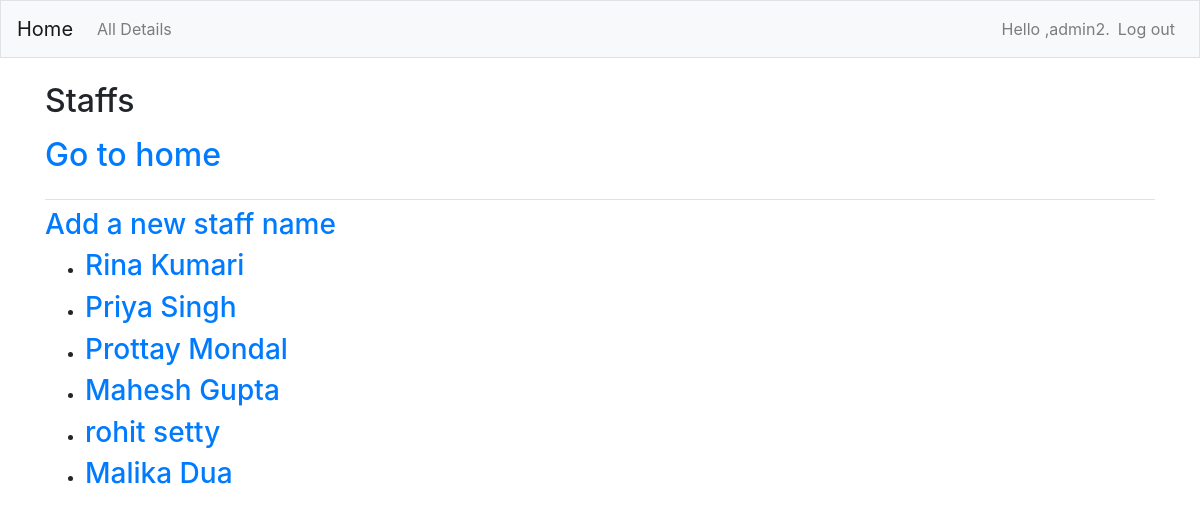
The app's page /topics/ (signed in) with its own data.
### case2/models.py (models this page shows)
class Topic(models.Model):
    name=models.CharField(max_length=200)
    date_added = models.DateTimeField(auto_now_add=True)
    owner = models.ForeignKey(User,on_delete=models.CASCADE)
    def __str__(self):
        return self.name

### case2/staff_views.py (the view)
# urls.py: path('topics/',staff_views.topics,name='topics'),
@login_required
def topics(request):
    topics = Topic.objects.filter(owner=request.user).order_by('date_added')
    context = {'topics':topics}
    return render(request,'staff_templates/staffname.html',context)

### case2/templates/staff_templates/staffname.html
{% extends 'staff_templates/base.html' %}
{% block page_header %}
<h2>Staffs</h2>
<p>
    <h2><a href="{% url 'index' %}">Go to home</a></h2>
</p>
{% endblock page_header %}
{% block content %}
<h3>
<a href="{% url 'add_newstaff' %}">Add a new staff name</a>
</h3>
<ul>
    {% for topic in topics %}
    <li><h3>
        <a href="{% url 'topic' topic.id %}">{{ topic }}</a>
    </h3></li>
    {% empty %}
    <li><h3>No staffs</h3></li>
    {% endfor %}
</ul>
{% endblock content %}

### case2/templates/staff_templates/base.html (shortened to what this page needs)
{% load bootstrap4 %}
<!DOCTYPE html>
<html lang="en">
<head>
   {% bootstrap_css %}
</head>
<body>
   <nav class="navbar navbar-expand-md navbar-light bg-light mb-4 border">
      <a class="navbar-brand" href="{% url 'index' %}">Home</a>
      <div class="collapse navbar-collapse" id="navbarCollapse">
         <ul class="navbar-nav mr-auto">
            <li class="nav-item">
               <a class="nav-link" href="{% url 'one' %}">All Details</a></li>
         </ul>
         <ul class="navbar-nav ml-auto">
            {% if user.is_authenticated %}
            <li class="nav-item">
               <span class="navbar-text"> Hello ,{{user.username}}.</span>
            </li>
            <li class="nav-item">
               <a class="nav-link" href="{% url 'users:logout' %}?next=/logoutpage">Log out</a>
            </li>
            {% endif %}
         </ul>
         </div>
   </nav>
   <main role="main" class="container">
      <div class ='pb-2 mb-2 border-bottom'>
         {% block page_header %}{% endblock page_header %}
      </div>
      <div>
         {% block content %}{% endblock content %}
      </div>
   </main>
</body>
</html>

### records on screen
Topic: name "Rina Kumari"
Topic: name "Priya Singh"
Topic: name "Prottay Mondal"
Topic: name "Mahesh Gupta"
Topic: name "rohit setty"
Topic: name "Malika Dua"

### other values on screen
{{ user.username }} "admin2"
